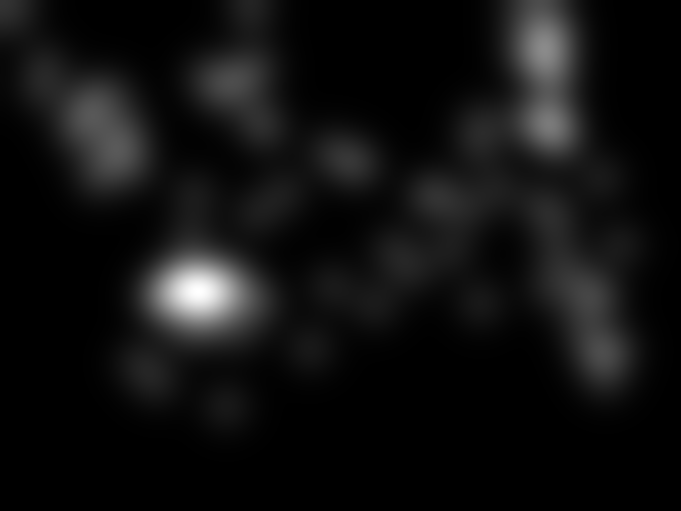
#> input picture samples/negative1.png, 681 x 511 px
$ python global_smooth.py samples/negative1.png
#> lines starting #> are read from the running program, lines starting #| are printed output that depends on the picture
#| Number of total pixels 347991 Number of unique values 256
# The global_smooth function is used to build unique values in a saliency map.
# This is an alternative to the random value jitter used by the MIT benchmark.
#
# Author: Sen Jia
# Date: 4 / Mar / 2020
#
import sys
import numpy as np
import skimage.io as sio
from skimage.filters import gaussian

def normalize(sal):
    sal -= sal.min()
    sal /= sal.max()

def global_smooth(smap, std=None):
    """
    Gaussian filter used for a global smoothing process proposed by our paper:
    "Revisiting Saliency Metrics: Farthest-Neighbor Area Under Curve".

    Parameters
    ----------
    smap: Array-like input saliency map.
    std: scalar or sequence of scalars, optional
    Standard deviation for Gaussian kernel, a quarter of the shortest side if not specified.

    Returns
    -------
    smoothed saliency map.
    """
    eps = 1e-6

    # if the std is not specified, assign a relatively large value for the Gaussian filter.
    if not std:
        h, w = smap.shape[:2]
#> h = 511; w = 681
        std = min(h/4, w/4)
#> std = 127.8

    smoothed = gaussian(smap, std)
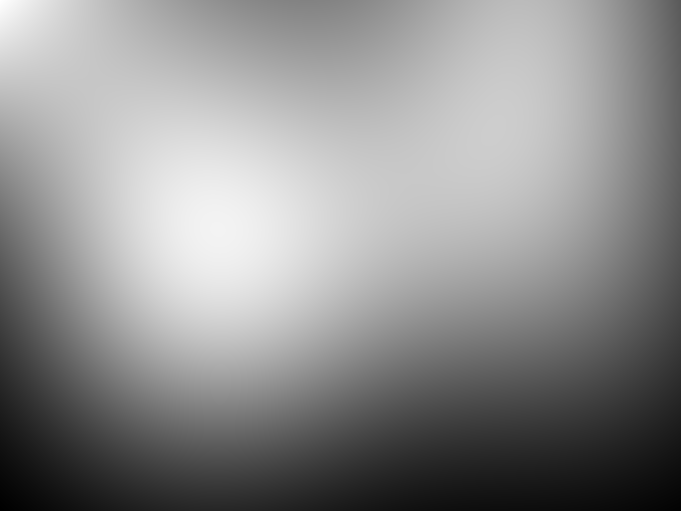
#> smoothed: shape (511, 681) float64; min 0.0061, max 0.0947, mean 0.0556; drawn with min black and max white
    smoothed = smap + (smoothed * eps)

    # normalize the smoothed map.
    normalize(smoothed)
    return smoothed

def demo(smap_path):
    #print (smap_path)
    smap = sio.imread(smap_path) / 255.

    print ("Number of total pixels", smap.size, "Number of unique values", len(np.unique(smap)))

    smoothed = global_smooth(smap)
    print ("After global smoothing.", "Number of unique values", len(np.unique(smoothed)))
#| After global smoothing. Number of unique values 347991


if __name__ == "__main__" :
    demo(sys.argv[1])

$ run again, on samples/negative2.png
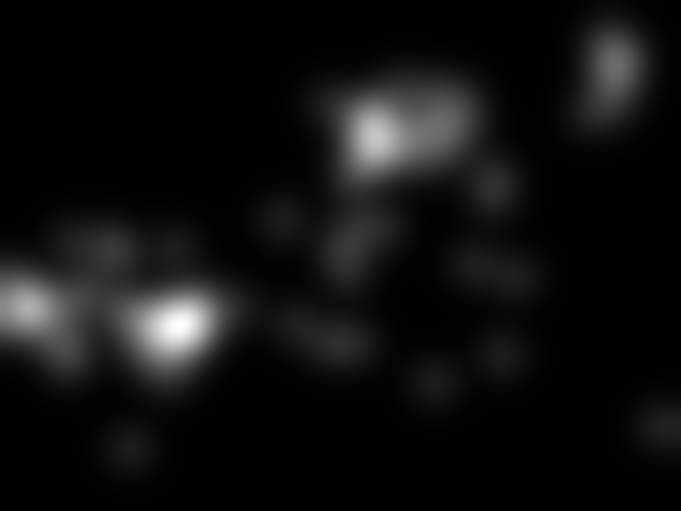
#> input picture samples/negative2.png, 681 x 511 px
#| Number of total pixels 347991 Number of unique values 256
#> in global_smooth, `smoothed = gaussian(smap, std)`:
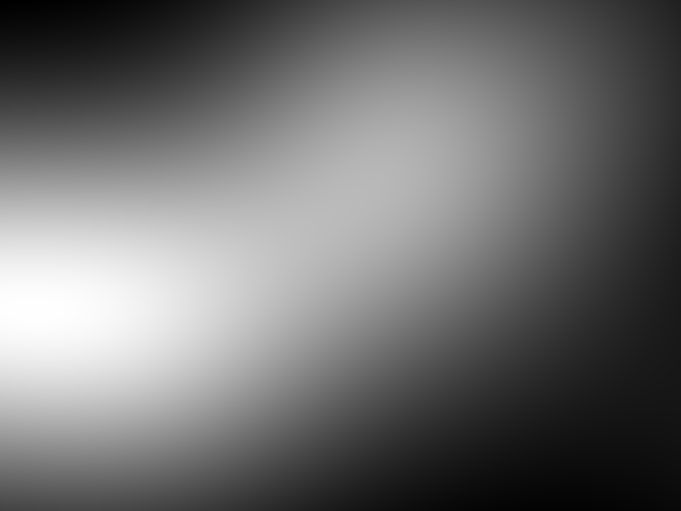
#> smoothed: shape (511, 681) float64; min 0.00764, max 0.112, mean 0.0533; drawn with min black and max white
#| After global smoothing. Number of unique values 347990

$ run again, on samples/negative3.png
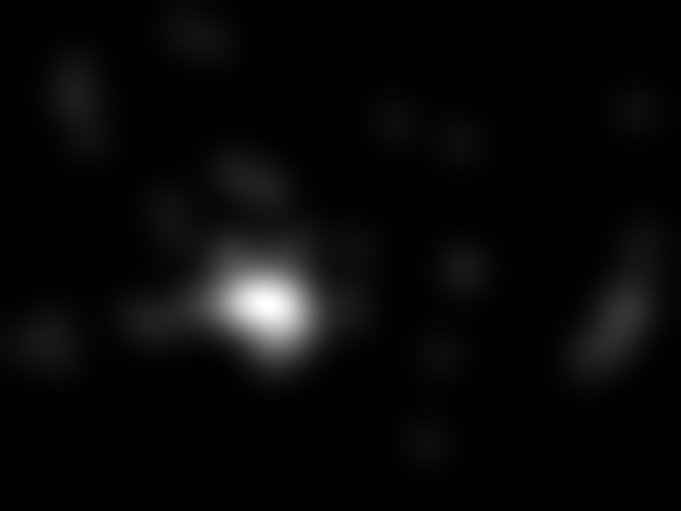
#> input picture samples/negative3.png, 681 x 511 px
#| Number of total pixels 347991 Number of unique values 256
#> in global_smooth, `smoothed = gaussian(smap, std)`:
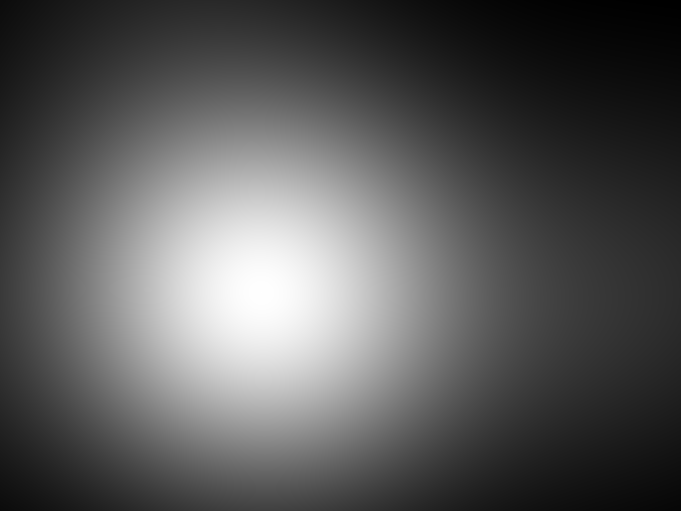
#> smoothed: shape (511, 681) float64; min 0.00254, max 0.0749, mean 0.028; drawn with min black and max white
#| After global smoothing. Number of unique values 347991
